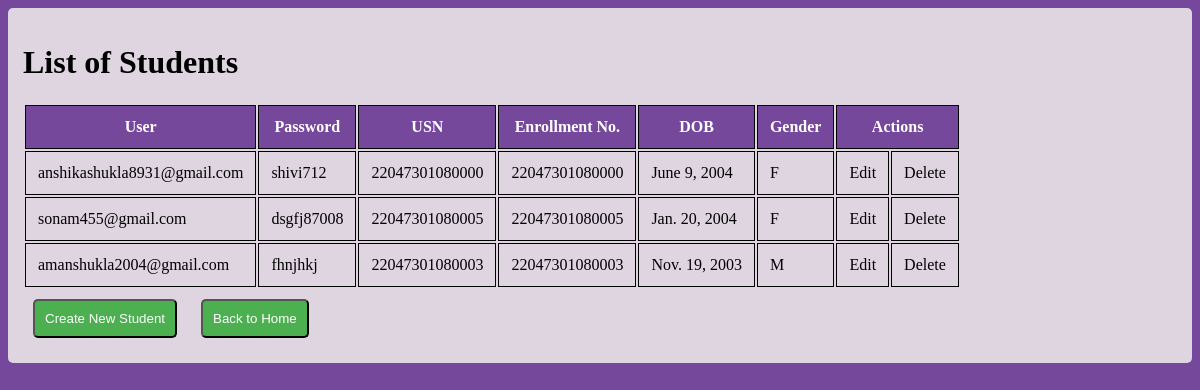
The page /students/ on the database its author committed.
### erp/models.py (models this page shows, shortened)
class Student(models.Model):
    user = models.OneToOneField(CustomUser, on_delete=models.CASCADE, related_name='student_profile')
    password = models.CharField(max_length=25, default='abcd1234')
    class_id = models.ForeignKey(Class, on_delete=models.CASCADE, default=1)
    USN = models.CharField(primary_key=True, max_length=100)
    enrollment_no = models.IntegerField()
    dob = models.DateField()
    gender = models.CharField(max_length=1, choices=GENDER_CHOICES, default='M')

class CustomUser(AbstractBaseUser, PermissionsMixin):
    email = models.EmailField(unique=True)
    first_name = models.CharField(max_length=50)
    last_name = models.CharField(max_length=50)
    is_active = models.CharField(max_length=3, choices=[('yes', 'yes'), ('no', 'no')], default='yes')
    is_staff = models.CharField(max_length=3, choices=[('yes', 'yes'), ('no', 'no')], default='no')
    is_student = models.CharField(max_length=3, choices=[('yes', 'yes'), ('no', 'no')], default='yes')
    is_teacher = models.CharField(max_length=3, choices=[('yes', 'yes'), ('no', 'no')], default='no')
    date_joined = models.DateField(auto_now_add=True)
    groups = models.ManyToManyField(
        Group,
        related_name='customuser_set',  # Specify a custom related_name
        blank=True
    )
    user_permissions = models.ManyToManyField(
        Permission,
        related_name='customuser_set',  # Specify a custom related_name
        blank=True
    )
    objects = CustomUserManager()
    USERNAME_FIELD = 'email'
    REQUIRED_FIELDS = ['first_name', 'last_name']
    def __str__(self):
        return self.email

### erp/views.py (the view)
# urls.py: path('students/', views.student_list, name='student_list'),
def student_list(request):
    students = Student.objects.all()
    return render(request, 'erp/student_list.html', {'students': students})

### erp/templates/erp/student_list.html (shortened to what this page needs)
<!DOCTYPE html>
<html lang="en">
<head>
</head>
<body>
    <div class="container">
        <h1>List of Students</h1>
        <table>
            <thead>
                <tr>
                    <th>User</th>
                    <th>Password</th>
                    <th>USN</th>
                    <th>Enrollment No.</th>
                    <th>DOB</th>
                    <th>Gender</th>
                    <th colspan="2">Actions</th>
                </tr>
            </thead>
            <tbody>
                {% for student in students %}
                <tr>
                    <td>{{ student.user }}</td>
                    <td>{{ student.password }}</td>
                    <td>{{ student.USN }}</td>
                    <td>{{ student.enrollment_no }}</td>
                    <td>{{ student.dob }}</td>
                    <td>{{ student.gender }}</td>
                    <td>
                        <a href="{% url 'student_update' student.pk %}">Edit</a>
                    </td>
                    <td>
                        <a href="{% url 'student_delete' student.pk %}">Delete</a>
                    </td>
                </tr>
                {% endfor %}
            </tbody>
        </table>
        <button>
            <a href="{% url 'student_create' %}">Create New Student</a>
        </button>
        <button>
            <a href="{% url 'home' %}">Back to Home</a>
        </button>
    </div>
</body>
</html>

### erp/templates/erp/student_list.html (style rules this page uses)
body { background-color: rgb(117, 72, 156); }
.container { background-color: rgb(223, 213, 225); padding: 15px; border-radius: 5px; }
table thead { background-color: rgb(117, 72, 156); color: white; }
table td, th { border: 1px solid #000; padding: 12px; }
a { text-decoration: none; color: black; }
button { background-color: #4CAF50; margin: 10px; padding: 10px; border-radius: 5px; }
button a { color: white; }

### rows shown on the page
Student: user "anshikashukla8931@gmail.com", password "shivi712", USN "22047301080000", enrollment_no "22047301080000", dob "June 9, 2004", gender "F"
Student: user "sonam455@gmail.com", password "dsgfj87008", USN "22047301080005", enrollment_no "22047301080005", dob "Jan. 20, 2004", gender "F"
Student: user "amanshukla2004@gmail.com", password "fhnjhkj", USN "22047301080003", enrollment_no "22047301080003", dob "Nov. 19, 2003", gender "M"
